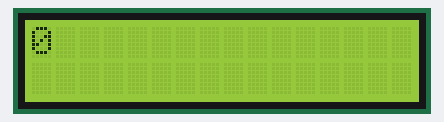
Bench run of a program on a simulated MicroPython board. On the bench: 16×2 character LCD. At 31.9 s the program stops and its outputs stay as they are.

Above: at 0.1 s.
At 3.7 s:
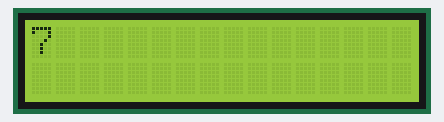
At 7.8 s:
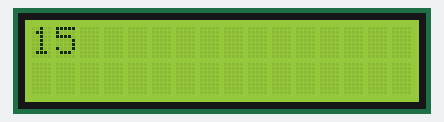
At 15.5 s:
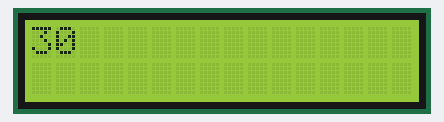
At 23.2 s:
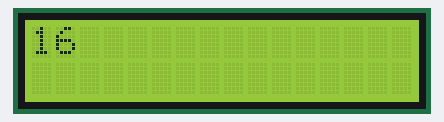
At 30.9 s:
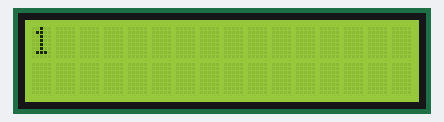

Measured:
- what the display in image 0 shows lasts 0.5 s, from 0.1 s to 0.6 s

The program:

lcd_teljari.py
```python
from machine import Pin, SoftI2C
from I2C_LCD import I2cLcd
import time

# Initialize the LCD
i2c = SoftI2C(scl=Pin(41), sda=Pin(21), freq=400000)
devices_scan = i2c.scan()  # Assumes only the LCD is connected to I2C

if len(devices_scan) == 0:
    print("Fann ekki skjáinn")
else:
    lcd_address = devices_scan[0]
    # Bý til þá tilvik af skjánum, 2 línur og 16 stafi
    lcd = I2cLcd(i2c, lcd_address, 2, 16)


def telja_upp_og_nidur(lcd, start, end):
    # Telja upp:
    for i in range(start, end + 1):
        lcd.clear() # Byrja a að hreinsa skjáinn
        lcd.move_to(0,0) # Færi bendilinn upp til vinstri
        lcd.putstr(str(i)) # Sýni töluna sem er verið að telja
        time.sleep(0.5) # Tel með hálfra sekónta millibili

    for i in range(end, start - 1, -1):
        lcd.clear() # Hreinsa skjáinn
        lcd.move_to(0, 0) # Færi bendilinn
        lcd.putstr(str(i)) # Skrifa töluna á skjáinn
        time.sleep(0.5)

# Keyri svo fallið og þá telur þetta upp i 30 og niður frá 30.
telja_upp_og_nidur(lcd, 0, 30)
```
